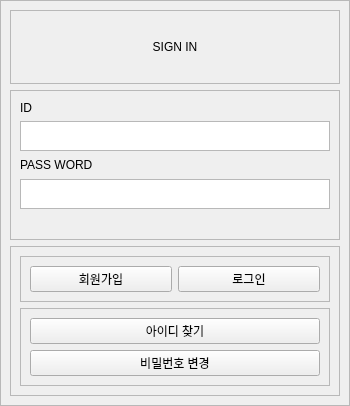
<?xml version="1.0" encoding="UTF-8"?>
<ui version="4.0">
 <class>Form</class>
 <widget class="QWidget" name="Form">
  <property name="geometry">
   <rect>
    <x>0</x>
    <y>0</y>
    <width>350</width>
    <height>393</height>
   </rect>
  </property>
  <property name="windowTitle">
   <string>Sign in</string>
  </property>
  <layout class="QVBoxLayout" name="verticalLayout">
   <property name="spacing">
    <number>0</number>
   </property>
   <property name="leftMargin">
    <number>0</number>
   </property>
   <property name="topMargin">
    <number>0</number>
   </property>
   <property name="rightMargin">
    <number>0</number>
   </property>
   <property name="bottomMargin">
    <number>0</number>
   </property>
   <item>
    <widget class="QStackedWidget" name="stackedWidget">
     <property name="frameShape">
      <enum>QFrame::StyledPanel</enum>
     </property>
     <property name="frameShadow">
      <enum>QFrame::Raised</enum>
     </property>
     <property name="currentIndex">
      <number>0</number>
     </property>
     <widget class="QWidget" name="stackedWidgetPage1" native="true">
      <layout class="QVBoxLayout" name="verticalLayout_2">
       <item>
        <widget class="QFrame" name="frame_2">
         <property name="frameShape">
          <enum>QFrame::StyledPanel</enum>
         </property>
         <property name="frameShadow">
          <enum>QFrame::Raised</enum>
         </property>
         <layout class="QVBoxLayout" name="verticalLayout_5">
          <item>
           <widget class="QLabel" name="label">
            <property name="text">
             <string>SIGN IN</string>
            </property>
            <property name="alignment">
             <set>Qt::AlignCenter</set>
            </property>
           </widget>
          </item>
         </layout>
        </widget>
       </item>
       <item>
        <widget class="QFrame" name="frame_3">
         <property name="maximumSize">
          <size>
           <width>16777215</width>
           <height>150</height>
          </size>
         </property>
         <property name="frameShape">
          <enum>QFrame::StyledPanel</enum>
         </property>
         <property name="frameShadow">
          <enum>QFrame::Raised</enum>
         </property>
         <layout class="QVBoxLayout" name="verticalLayout_6">
          <item>
           <widget class="QLabel" name="label_2">
            <property name="maximumSize">
             <size>
              <width>16777215</width>
              <height>30</height>
             </size>
            </property>
            <property name="text">
             <string>ID</string>
            </property>
           </widget>
          </item>
          <item>
           <widget class="QTextEdit" name="textEdit_id">
            <property name="maximumSize">
             <size>
              <width>16777215</width>
              <height>30</height>
             </size>
            </property>
           </widget>
          </item>
          <item>
           <widget class="QLabel" name="label_3">
            <property name="maximumSize">
             <size>
              <width>16777215</width>
              <height>30</height>
             </size>
            </property>
            <property name="text">
             <string>PASS WORD</string>
            </property>
           </widget>
          </item>
          <item>
           <widget class="QTextEdit" name="textEdit_pwd">
            <property name="maximumSize">
             <size>
              <width>16777215</width>
              <height>30</height>
             </size>
            </property>
           </widget>
          </item>
          <item>
           <widget class="QLabel" name="label_info">
            <property name="text">
             <string/>
            </property>
            <property name="alignment">
             <set>Qt::AlignCenter</set>
            </property>
           </widget>
          </item>
         </layout>
        </widget>
       </item>
       <item>
        <widget class="QFrame" name="frame_4">
         <property name="frameShape">
          <enum>QFrame::StyledPanel</enum>
         </property>
         <property name="frameShadow">
          <enum>QFrame::Raised</enum>
         </property>
         <layout class="QVBoxLayout" name="verticalLayout_3">
          <item>
           <widget class="QFrame" name="frame_5">
            <property name="frameShape">
             <enum>QFrame::StyledPanel</enum>
            </property>
            <property name="frameShadow">
             <enum>QFrame::Raised</enum>
            </property>
            <layout class="QHBoxLayout" name="horizontalLayout">
             <item>
              <widget class="QPushButton" name="pushButton_signup">
               <property name="text">
                <string>회원가입</string>
               </property>
              </widget>
             </item>
             <item>
              <widget class="QPushButton" name="pushButton_login">
               <property name="text">
                <string>로그인</string>
               </property>
              </widget>
             </item>
            </layout>
           </widget>
          </item>
          <item>
           <widget class="QFrame" name="frame_6">
            <property name="frameShape">
             <enum>QFrame::StyledPanel</enum>
            </property>
            <property name="frameShadow">
             <enum>QFrame::Raised</enum>
            </property>
            <layout class="QVBoxLayout" name="verticalLayout_4">
             <item>
              <widget class="QPushButton" name="pushButton_findId">
               <property name="text">
                <string>아이디 찾기</string>
               </property>
              </widget>
             </item>
             <item>
              <widget class="QPushButton" name="pushButton_repwd">
               <property name="text">
                <string>비밀번호 변경</string>
               </property>
              </widget>
             </item>
            </layout>
           </widget>
          </item>
         </layout>
        </widget>
       </item>
      </layout>
     </widget>
     <widget class="QWidget" name="page">
      <layout class="QVBoxLayout" name="verticalLayout_7">
       <item>
        <widget class="QFrame" name="frame">
         <property name="frameShape">
          <enum>QFrame::StyledPanel</enum>
         </property>
         <property name="frameShadow">
          <enum>QFrame::Raised</enum>
         </property>
         <layout class="QVBoxLayout" name="verticalLayout_8">
          <item>
           <widget class="QFrame" name="frame_7">
            <property name="frameShape">
             <enum>QFrame::StyledPanel</enum>
            </property>
            <property name="frameShadow">
             <enum>QFrame::Raised</enum>
            </property>
            <layout class="QVBoxLayout" name="verticalLayout_10">
             <item>
              <widget class="QLabel" name="label_4">
               <property name="text">
                <string>SIGN UP</string>
               </property>
               <property name="alignment">
                <set>Qt::AlignCenter</set>
               </property>
              </widget>
             </item>
            </layout>
           </widget>
          </item>
          <item>
           <widget class="QFrame" name="frame_8">
            <property name="frameShape">
             <enum>QFrame::StyledPanel</enum>
            </property>
            <property name="frameShadow">
             <enum>QFrame::Raised</enum>
            </property>
            <layout class="QVBoxLayout" name="verticalLayout_9">
             <item>
              <widget class="QLabel" name="label_5">
               <property name="maximumSize">
                <size>
                 <width>16777215</width>
                 <height>30</height>
                </size>
               </property>
               <property name="text">
                <string>ID</string>
               </property>
              </widget>
             </item>
             <item>
              <widget class="QTextEdit" name="signup_textEdit_id">
               <property name="maximumSize">
                <size>
                 <width>16777215</width>
                 <height>30</height>
                </size>
               </property>
              </widget>
             </item>
             <item>
              <widget class="QLabel" name="label_6">
               <property name="maximumSize">
                <size>
                 <width>16777215</width>
                 <height>30</height>
                </size>
               </property>
               <property name="text">
                <string>PASS WORD</string>
               </property>
              </widget>
             </item>
             <item>
              <widget class="QTextEdit" name="signup_textEdit_pwd">
               <property name="maximumSize">
                <size>
                 <width>16777215</width>
                 <height>30</height>
                </size>
               </property>
              </widget>
             </item>
             <item>
              <widget class="QLabel" name="label_7">
               <property name="maximumSize">
                <size>
                 <width>16777215</width>
                 <height>30</height>
                </size>
               </property>
               <property name="text">
                <string>EMAIL</string>
               </property>
              </widget>
             </item>
             <item>
              <widget class="QTextEdit" name="signup_textEdit_email">
               <property name="minimumSize">
                <size>
                 <width>0</width>
                 <height>0</height>
                </size>
               </property>
               <property name="maximumSize">
                <size>
                 <width>16777215</width>
                 <height>30</height>
                </size>
               </property>
              </widget>
             </item>
             <item>
              <widget class="QLabel" name="label_8">
               <property name="maximumSize">
                <size>
                 <width>16777215</width>
                 <height>30</height>
                </size>
               </property>
               <property name="text">
                <string>NAME</string>
               </property>
              </widget>
             </item>
             <item>
              <widget class="QTextEdit" name="signup_textEdit_name">
               <property name="maximumSize">
                <size>
                 <width>16777215</width>
                 <height>30</height>
                </size>
               </property>
              </widget>
             </item>
             <item>
              <widget class="QLabel" name="signup_label_info">
               <property name="minimumSize">
                <size>
                 <width>0</width>
                 <height>30</height>
                </size>
               </property>
               <property name="text">
                <string/>
               </property>
              </widget>
             </item>
            </layout>
           </widget>
          </item>
          <item>
           <widget class="QFrame" name="frame_9">
            <property name="frameShape">
             <enum>QFrame::StyledPanel</enum>
            </property>
            <property name="frameShadow">
             <enum>QFrame::Raised</enum>
            </property>
            <layout class="QHBoxLayout" name="horizontalLayout_2">
             <item>
              <widget class="QPushButton" name="signup_pushButton_back">
               <property name="text">
                <string>뒤로</string>
               </property>
              </widget>
             </item>
             <item>
              <widget class="QPushButton" name="signup_pushButton_create">
               <property name="text">
                <string>계정 생성</string>
               </property>
              </widget>
             </item>
            </layout>
           </widget>
          </item>
         </layout>
        </widget>
       </item>
      </layout>
     </widget>
     <widget class="QWidget" name="page_2">
      <layout class="QVBoxLayout" name="verticalLayout_11">
       <item>
        <widget class="QFrame" name="frame_10">
         <property name="frameShape">
          <enum>QFrame::StyledPanel</enum>
         </property>
         <property name="frameShadow">
          <enum>QFrame::Raised</enum>
         </property>
         <layout class="QVBoxLayout" name="verticalLayout_12">
          <item>
           <widget class="QLabel" name="label_9">
            <property name="text">
             <string>FIND YOUR ID</string>
            </property>
            <property name="alignment">
             <set>Qt::AlignCenter</set>
            </property>
           </widget>
          </item>
         </layout>
        </widget>
       </item>
       <item>
        <widget class="QFrame" name="frame_11">
         <property name="maximumSize">
          <size>
           <width>16777215</width>
           <height>100</height>
          </size>
         </property>
         <property name="frameShape">
          <enum>QFrame::StyledPanel</enum>
         </property>
         <property name="frameShadow">
          <enum>QFrame::Raised</enum>
         </property>
         <layout class="QVBoxLayout" name="verticalLayout_13">
          <item>
           <widget class="QLabel" name="label_10">
            <property name="maximumSize">
             <size>
              <width>16777215</width>
              <height>30</height>
             </size>
            </property>
            <property name="text">
             <string>EMAIL</string>
            </property>
           </widget>
          </item>
          <item>
           <widget class="QTextEdit" name="findId_textEdit_email">
            <property name="maximumSize">
             <size>
              <width>16777215</width>
              <height>30</height>
             </size>
            </property>
           </widget>
          </item>
          <item>
           <widget class="QLabel" name="findId_label_info">
            <property name="maximumSize">
             <size>
              <width>16777215</width>
              <height>30</height>
             </size>
            </property>
            <property name="text">
             <string/>
            </property>
           </widget>
          </item>
         </layout>
        </widget>
       </item>
       <item>
        <widget class="QFrame" name="frame_12">
         <property name="maximumSize">
          <size>
           <width>16777215</width>
           <height>100</height>
          </size>
         </property>
         <property name="frameShape">
          <enum>QFrame::StyledPanel</enum>
         </property>
         <property name="frameShadow">
          <enum>QFrame::Raised</enum>
         </property>
         <layout class="QHBoxLayout" name="horizontalLayout_3">
          <item>
           <widget class="QPushButton" name="findId_pushButton_back">
            <property name="text">
             <string>뒤로</string>
            </property>
           </widget>
          </item>
          <item>
           <widget class="QPushButton" name="findId_pushButton_search">
            <property name="text">
             <string>찾기</string>
            </property>
           </widget>
          </item>
         </layout>
        </widget>
       </item>
      </layout>
     </widget>
     <widget class="QWidget" name="page_3">
      <layout class="QVBoxLayout" name="verticalLayout_14">
       <item>
        <widget class="QFrame" name="frame_13">
         <property name="frameShape">
          <enum>QFrame::StyledPanel</enum>
         </property>
         <property name="frameShadow">
          <enum>QFrame::Raised</enum>
         </property>
         <layout class="QVBoxLayout" name="verticalLayout_15">
          <item>
           <widget class="QLabel" name="label_11">
            <property name="text">
             <string>RE PASSWORD</string>
            </property>
            <property name="alignment">
             <set>Qt::AlignCenter</set>
            </property>
           </widget>
          </item>
         </layout>
        </widget>
       </item>
       <item>
        <widget class="QFrame" name="frame_14">
         <property name="frameShape">
          <enum>QFrame::StyledPanel</enum>
         </property>
         <property name="frameShadow">
          <enum>QFrame::Raised</enum>
         </property>
         <layout class="QVBoxLayout" name="verticalLayout_16">
          <item>
           <widget class="QLabel" name="label_12">
            <property name="maximumSize">
             <size>
              <width>16777215</width>
              <height>30</height>
             </size>
            </property>
            <property name="text">
             <string>ID</string>
            </property>
           </widget>
          </item>
          <item>
           <widget class="QTextEdit" name="repwd_textEdit_id">
            <property name="maximumSize">
             <size>
              <width>16777215</width>
              <height>30</height>
             </size>
            </property>
           </widget>
          </item>
          <item>
           <widget class="QLabel" name="label_13">
            <property name="maximumSize">
             <size>
              <width>16777215</width>
              <height>30</height>
             </size>
            </property>
            <property name="text">
             <string>EMAIL</string>
            </property>
           </widget>
          </item>
          <item>
           <widget class="QTextEdit" name="repwd_textEdit_email">
            <property name="maximumSize">
             <size>
              <width>16777215</width>
              <height>30</height>
             </size>
            </property>
           </widget>
          </item>
          <item>
           <widget class="QLabel" name="label_14">
            <property name="maximumSize">
             <size>
              <width>16777215</width>
              <height>30</height>
             </size>
            </property>
            <property name="text">
             <string>PASSWORD</string>
            </property>
           </widget>
          </item>
          <item>
           <widget class="QTextEdit" name="repwd_textEdit_pwd">
            <property name="maximumSize">
             <size>
              <width>16777215</width>
              <height>30</height>
             </size>
            </property>
           </widget>
          </item>
          <item>
           <widget class="QLabel" name="repwd_label_info">
            <property name="maximumSize">
             <size>
              <width>16777215</width>
              <height>30</height>
             </size>
            </property>
            <property name="text">
             <string/>
            </property>
           </widget>
          </item>
         </layout>
        </widget>
       </item>
       <item>
        <widget class="QFrame" name="frame_15">
         <property name="frameShape">
          <enum>QFrame::StyledPanel</enum>
         </property>
         <property name="frameShadow">
          <enum>QFrame::Raised</enum>
         </property>
         <layout class="QHBoxLayout" name="horizontalLayout_4">
          <item>
           <widget class="QPushButton" name="repwd_pushButton_back">
            <property name="text">
             <string>뒤로</string>
            </property>
           </widget>
          </item>
          <item>
           <widget class="QPushButton" name="repwd_pushButton_repwd">
            <property name="text">
             <string>변경</string>
            </property>
           </widget>
          </item>
         </layout>
        </widget>
       </item>
      </layout>
     </widget>
    </widget>
   </item>
  </layout>
 </widget>
 <resources/>
 <connections/>
</ui>
